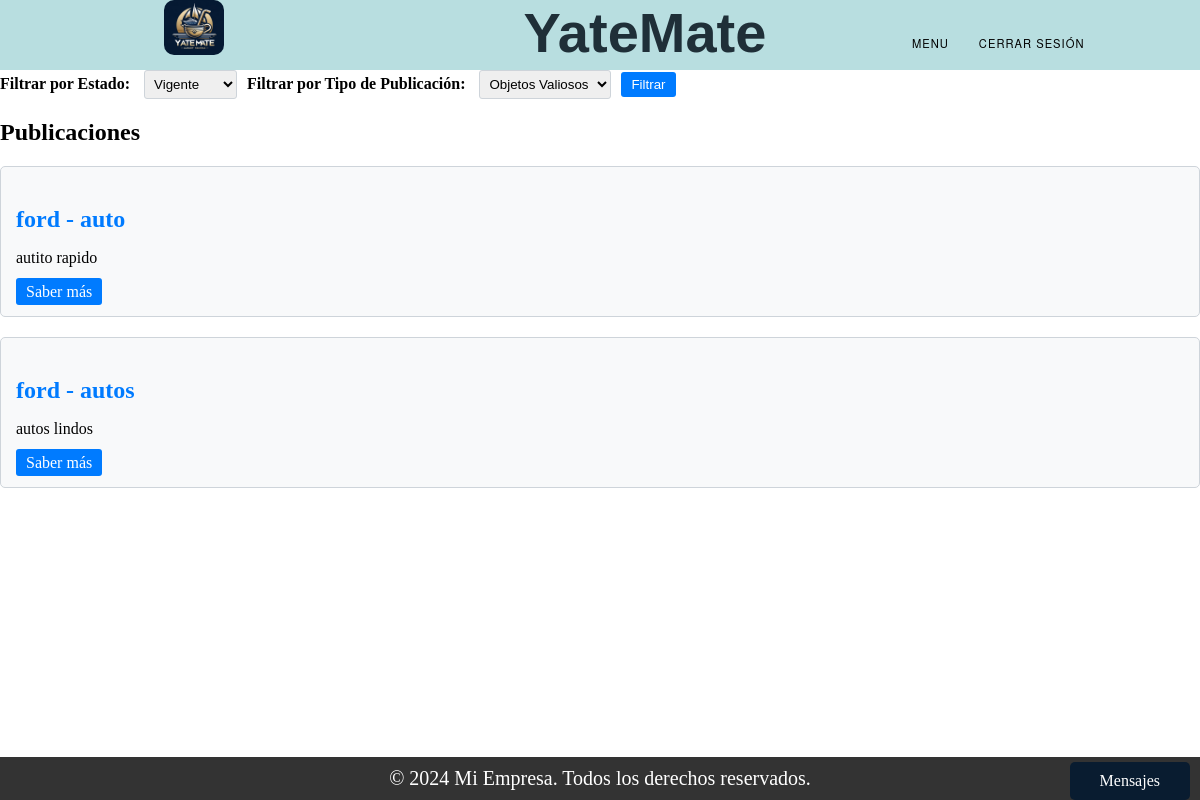
/list/ (signed in), run on the app's committed database.
### Trueque/models.py (models this page shows, shortened)
class Publicacion_ObjetoValioso(models.Model):
    ESTADO_CHOICES = (
        ('Vigente', 'Vigente'),
        ('Proceso', 'Proceso'),
        ('Finalizado', 'Finalizado'),
    )
    tipo = models.CharField(max_length=100)
    marca = models.CharField(max_length=100)
    descripcion = models.TextField()
    estado = models.CharField(max_length=50)
    matricula = models.CharField(max_length=50)  # Agregado el campo matricula
    dueño = models.ForeignKey(User, on_delete=models.SET_NULL, null=True)
    foto = models.ImageField(upload_to='static/img_o/')

### Trueque/views.py (the view)
# urls.py: path("list/", views.list, name="list"),
def list(request):
    objetos_valiosos = Publicacion_ObjetoValioso.objects.all()
    embarcaciones = Publicacion_Embarcacion.objects.all()
    tipo_filtro = request.GET.get('tipo', 'objetos valiosos')  # Valor por defecto 'objetos valiosos'
    estado_filtro = request.GET.get('estado', 'Vigente')  # Valor por defecto 'Vigente'
    if tipo_filtro == "":
        tipo_filtro = 'objetos valiosos'
    if estado_filtro == "":
        estado_filtro = 'Vigente'
    if tipo_filtro == 'objetos valiosos':
        objetos = objetos_valiosos.filter(estado=estado_filtro)
    else:
        objetos = embarcaciones.filter(estado=estado_filtro)
    tipo_objetos = 'Objetos Valiosos' if tipo_filtro == 'objetos valiosos' else 'Embarcaciones'
    if request.session.get('trueque_finalizado', False):
        del request.session['trueque_finalizado']  # Eliminar la clave de la sesión
        return redirect('list')  # Redirigir para volver a cargar las publicaciones
    user_id = request.session['user_id']
    user = get_object_or_404(User, id=user_id)
    return render(request, 'list.html', {
        'objetos': objetos,
        'tipo_objetos': tipo_objetos,
    })

### Trueque/context_processors.py (called while the page is built)
def conversaciones_usuario(request):
    user_id = request.session.get('user_id')
    if user_id:
        conversaciones = Conversacion.objects.filter(Q(dueño_publicacion=user_id) | Q(solicitante=user_id))
        return {'conversaciones_usuario': conversaciones}
    else:
        return {'conversaciones_usuario': []}

### Trueque/models.py (called while the page is built)
    def get_mensajes(self):
        return Mensajes_chat.objects.filter(conversacion=self).order_by('enviado_a')

### Trueque/templates/list.html (shortened to what this page needs)
{% extends "base.html" %}
{% block content %}
<form class="filter-form" method="GET" action="">
    <div style="display: flex; align-items: center;">
        <div style="margin-right: 10px;">
            <label for="estado">Filtrar por Estado:</label>
            <select name="estado" id="estado">
                <option value="Vigente"{% if request.GET.estado == 'Vigente' %} selected{% endif %}>Vigente</option>
            </select>
        </div>
        <div>
            <label for="tipo">Filtrar por Tipo de Publicación:</label>
            <select name="tipo" id="tipo">
                <option value="objetos valiosos"{% if request.GET.tipo == 'objetos valiosos' %} selected{% endif %}>Objetos Valiosos</option>
            </select>
        </div>
        <button type="submit" style="margin-left: 10px;">Filtrar</button>
    </div>
</form>
{% if objetos %}
    <h2>Publicaciones</h2>
    {% for objeto in objetos %}
        <div class="card">
            <h3 class="card-title">
                {% if objeto.embarcacion.nombre_fantasia %}
                    {{ objeto.embarcacion.nombre_fantasia }}
                {% else %}
                    {{ objeto.marca }}
                {% endif %}
                {% if objeto.embarcacion.tipo %}
                    - {{ objeto.embarcacion.tipo }}
                {% else %}
                    - {{ objeto.tipo }}
                {% endif %}
            </h3>
            <p>{{ objeto.descripcion|truncatechars:70 }}</p>
            <a href="{% url 'saber_mas' id=objeto.id tipo_objetos=tipo_objetos %}" class="btn btn-card">Saber más</a>
        </div>
    {% endfor %}
{% else %}
    <p>No se cuenta con Publicaciones.</p>
{% endif %}
{% endblock %}

### static/css/styles.css (style rules this page uses)
body { margin: 0; padding: 0; }

### Trueque/templates/list.html (style rules this page uses)
.card { background-color: #f8f9fa; border: 1px solid #ced4da; border-radius: 5px; margin-bottom: 20px; padding: 15px; }
.card-title { color: #007bff; font-size: 1.5rem; margin-bottom: 10px; }
.btn-card { background-color: #007bff; color: #fff; padding: 5px 10px; text-decoration: none; border-radius: 3px; margin-bottom: 10px; }
.filter-form { margin-bottom: 20px; display: flex; justify-content: space-between; align-items: center; }
.filter-form label { margin-right: 10px; font-weight: bold; }
.filter-form select { padding: 5px; border-radius: 3px; border: 1px solid #ced4da; }
.filter-form button { background-color: #007bff; color: #fff; padding: 5px 10px; border: none; border-radius: 3px; cursor: pointer; }

### data on the page
Publicacion_ObjetoValioso: marca "ford", tipo "auto", descripcion "autito rapido"
Publicacion_ObjetoValioso: marca "ford", tipo "autos", descripcion "autos lindos"
